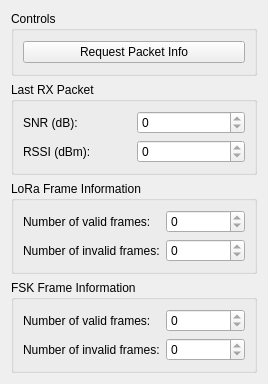
         <widget class="QWidget" name="scrollAreaWidgetContents_3">
          <property name="geometry">
           <rect>
            <x>128</x>
            <y>244</y>
            <width>268</width>
            <height>384</height>
           </rect>
          </property>
          <property name="sizePolicy">
           <sizepolicy hsizetype="Fixed" vsizetype="Fixed">
            <horstretch>0</horstretch>
            <verstretch>0</verstretch>
           </sizepolicy>
          </property>
          <layout class="QGridLayout" name="gridLayout_21">
           <item row="3" column="0">
            <widget class="QGroupBox" name="groupBox_18">
             <property name="title">
              <string>FSK Frame Information</string>
             </property>
             <layout class="QGridLayout" name="gridLayout_24">
              <item row="0" column="0">
               <widget class="QLabel" name="label_53">
                <property name="text">
                 <string>Number of valid frames:</string>
                </property>
               </widget>
              </item>
              <item row="1" column="0">
               <widget class="QLabel" name="label_54">
                <property name="text">
                 <string>Number of invalid frames:</string>
                </property>
               </widget>
              </item>
              <item row="0" column="1">
               <widget class="QSpinBox" name="PacketInformation_FSKFrameInformation_NumValidFrames_SpinBox">
                <property name="readOnly">
                 <bool>true</bool>
                </property>
                <property name="minimum">
                 <number>-99999</number>
                </property>
                <property name="maximum">
                 <number>99999</number>
                </property>
               </widget>
              </item>
              <item row="1" column="1">
               <widget class="QSpinBox" name="PacketInformation_FSKFrameInformation_NumInvalidFrames_SpinBox">
                <property name="readOnly">
                 <bool>true</bool>
                </property>
                <property name="minimum">
                 <number>-99999</number>
                </property>
                <property name="maximum">
                 <number>99999</number>
                </property>
               </widget>
              </item>
             </layout>
            </widget>
           </item>
           <item row="2" column="0">
            <widget class="QGroupBox" name="groupBox_17">
             <property name="title">
              <string>LoRa Frame Information</string>
             </property>
             <layout class="QGridLayout" name="gridLayout_23">
              <item row="1" column="0">
               <widget class="QLabel" name="label_52">
                <property name="text">
                 <string>Number of invalid frames:</string>
                </property>
               </widget>
              </item>
              <item row="0" column="0">
               <widget class="QLabel" name="label_51">
                <property name="text">
                 <string>Number of valid frames:</string>
                </property>
               </widget>
              </item>
              <item row="0" column="1">
               <widget class="QSpinBox" name="PacketInformation_LoraFrameInformation_NumValidFrames_SpinBox">
                <property name="readOnly">
                 <bool>true</bool>
                </property>
                <property name="minimum">
                 <number>-99999</number>
                </property>
                <property name="maximum">
                 <number>99999</number>
                </property>
               </widget>
              </item>
              <item row="1" column="1">
               <widget class="QSpinBox" name="PacketInformation_LoraFrameInformation_NumInvalidFrames_SpinBox">
                <property name="readOnly">
                 <bool>true</bool>
                </property>
                <property name="minimum">
                 <number>-99999</number>
                </property>
                <property name="maximum">
                 <number>99999</number>
                </property>
               </widget>
              </item>
             </layout>
            </widget>
           </item>
           <item row="1" column="0">
            <widget class="QGroupBox" name="groupBox_16">
             <property name="title">
              <string>Last RX Packet</string>
             </property>
             <layout class="QGridLayout" name="gridLayout_22">
              <item row="0" column="0">
               <widget class="QLabel" name="label_49">
                <property name="text">
                 <string>SNR (dB):</string>
                </property>
               </widget>
              </item>
              <item row="1" column="0">
               <widget class="QLabel" name="label_50">
                <property name="text">
                 <string>RSSI (dBm):</string>
                </property>
               </widget>
              </item>
              <item row="0" column="1">
               <widget class="QSpinBox" name="PacketInformation_SNR_SpinBox">
                <property name="readOnly">
                 <bool>true</bool>
                </property>
                <property name="minimum">
                 <number>-99999</number>
                </property>
                <property name="maximum">
                 <number>99999</number>
                </property>
               </widget>
              </item>
              <item row="1" column="1">
               <widget class="QSpinBox" name="PacketInformation_RSSI_SpinBox">
                <property name="readOnly">
                 <bool>true</bool>
                </property>
                <property name="minimum">
                 <number>-99999</number>
                </property>
                <property name="maximum">
                 <number>99999</number>
                </property>
               </widget>
              </item>
             </layout>
            </widget>
           </item>
           <item row="0" column="0">
            <widget class="QGroupBox" name="groupBox_19">
             <property name="title">
              <string>Controls</string>
             </property>
             <layout class="QGridLayout" name="gridLayout_25">
              <item row="0" column="0">
               <widget class="QPushButton" name="PacketInformation_Controls_RequestPacketInfo_PushButton">
                <property name="text">
                 <string>Request Packet Info</string>
                </property>
               </widget>
              </item>
             </layout>
            </widget>
           </item>
          </layout>
         </widget>
